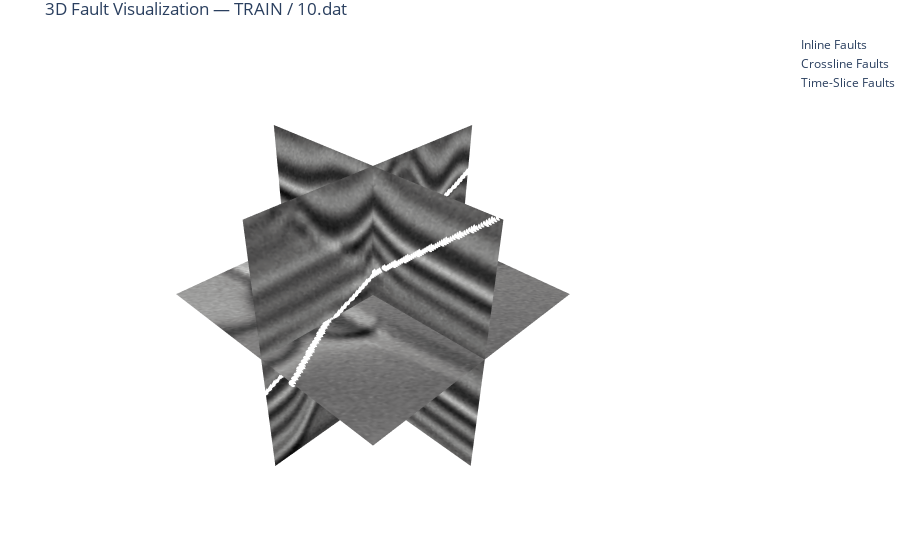
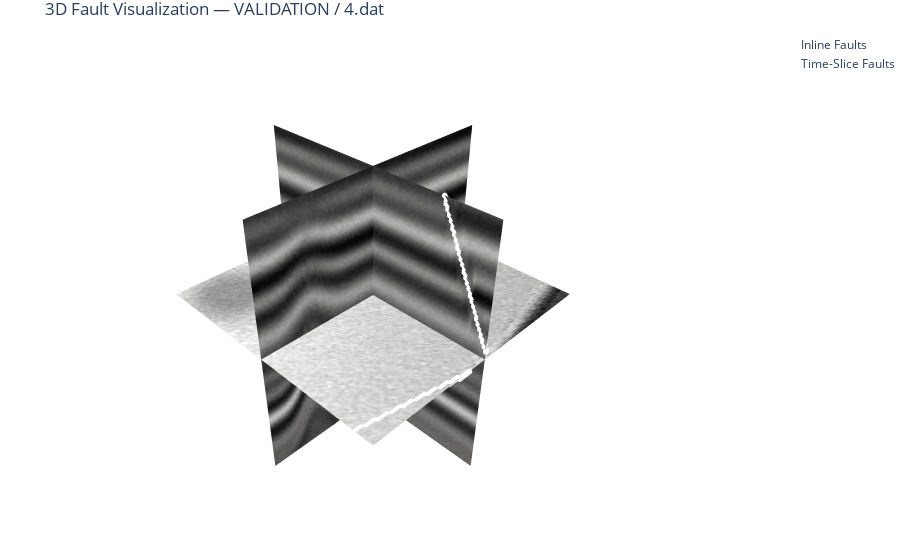
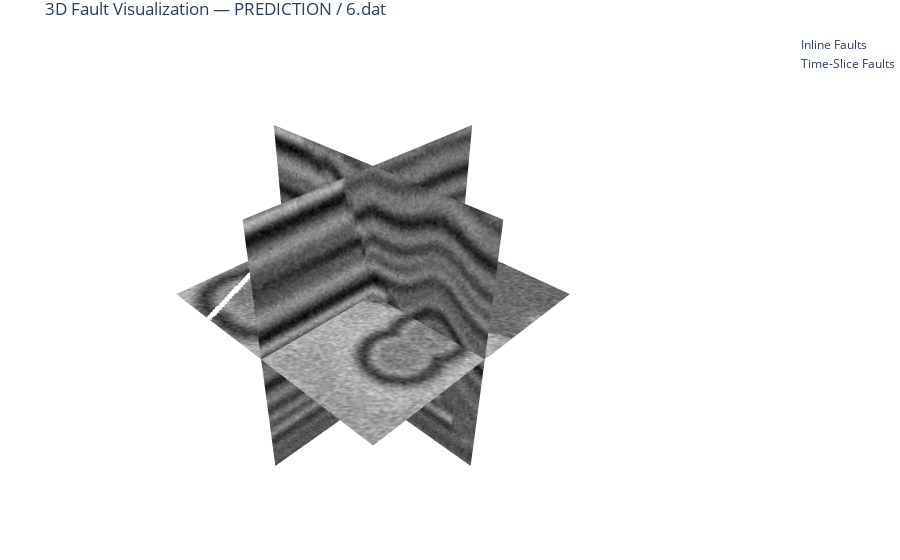

The code cell stored with these charts, in order, in its notebook:
### Code cell
# PARAMETERS
cube_size = 128  # Adjust as needed
mask_mode = 0    # 0 = binary masks; 1 = multiclass
base_out = "/Users/roderickperez/Documents/DS_Projects/faultSegm/faultSeg_Wu_2019_Keras/output"

# Normalization helper
def normalize(v):
    return ((v - v.min()) / (v.max() - v.min()) * 255).astype(np.uint8)

# Fault plotting function
def plot_fault_points(fig, slice_mask, axis_index, slice_type, color, label, nx, ny, nz):
    if slice_type == "inline":
        ks, js = np.where(slice_mask)
        fig.add_trace(go.Scatter3d(
            x=np.full_like(ks, axis_index),
            y=js,
            z=nz - 1 - ks,
            mode='markers',
            marker=dict(color=color, size=2, opacity=1),
            name=label
        ))
    elif slice_type == "crossline":
        ks, is_ = np.where(slice_mask)
        fig.add_trace(go.Scatter3d(
            x=is_,
            y=np.full_like(is_, axis_index),
            z=nz - 1 - ks,
            mode='markers',
            marker=dict(color=color, size=2, opacity=1),
            name=label
        ))
    elif slice_type == "timeslice":
        is_, js = np.where(slice_mask)
        fig.add_trace(go.Scatter3d(
            x=is_,
            y=js,
            z=np.full_like(is_, axis_index),
            mode='markers',
            marker=dict(color=color, size=2, opacity=1),
            name=label
        ))

# Loop over splits
for split in ["train", "validation", "prediction"]:
    seismic_dir = os.path.join(base_out, split, "seis")
    mask_dir = os.path.join(base_out, split, "fault")

    if not (os.path.exists(seismic_dir) and os.path.exists(mask_dir)):
        print(f"[{split}] Skipping: directories not found.")
        continue

    files = sorted(set(os.listdir(seismic_dir)).intersection(os.listdir(mask_dir)))
    if not files:
        print(f"[{split}] No files to visualize.")
        continue

    selected_file = random.choice([f for f in files if f.endswith((".npy", ".dat"))])
    print(f"[{split}] Selected file: {selected_file}")

    # Load data
    seismic_path = os.path.join(seismic_dir, selected_file)
    mask_path = os.path.join(mask_dir, selected_file)

    if selected_file.endswith(".npy"):
        seismic = np.load(seismic_path)
        mask = np.load(mask_path)
    else:
        seismic = np.fromfile(seismic_path, dtype=np.float32).reshape((cube_size, cube_size, cube_size))
        mask = np.fromfile(mask_path, dtype=np.uint8).reshape((cube_size, cube_size, cube_size))

    nx, ny, nz = seismic.shape

    # Slices
    inline     = seismic[nx//2,:,:].T
    crossline  = seismic[:,ny//2,:].T
    timeslice  = seismic[:,:,nz//2]

    inline_m   = mask[nx//2,:,:].T
    cross_m    = mask[:,ny//2,:].T
    timeslice_m= mask[:,:,nz//2]

    inline_norm    = normalize(inline)
    crossline_norm = normalize(crossline)
    timeslice_norm = normalize(timeslice)

    # Create 3D figure
    fig = go.Figure()

    # Seismic surfaces
    fig.add_trace(go.Surface(
        z=np.tile(np.arange(nz)[::-1], (ny, 1)).T,
        x=np.full((nz, ny), nx//2),
        y=np.tile(np.arange(ny), (nz, 1)),
        surfacecolor=inline_norm,
        colorscale="Gray",
        showscale=False,
        opacity=1
    ))
    fig.add_trace(go.Surface(
        z=np.tile(np.arange(nz)[::-1], (nx, 1)).T,
        x=np.tile(np.arange(nx), (nz, 1)),
        y=np.full((nz, nx), ny//2),
        surfacecolor=crossline_norm,
        colorscale="Gray",
        showscale=False,
        opacity=1
    ))
    fig.add_trace(go.Surface(
        z=np.full((ny, nx), nz//2),
        x=np.tile(np.arange(nx), (ny, 1)),
        y=np.tile(np.arange(ny).reshape(-1,1), (1, nx)),
        surfacecolor=np.rot90(timeslice_norm, k=-1),
        colorscale="Gray",
        showscale=False,
        opacity=1
    ))

    # Fault overlays
    if mask_mode == 0:
        plot_fault_points(fig, inline_m==1, nx//2, "inline", "white", "Inline Faults", nx, ny, nz)
        plot_fault_points(fig, cross_m==1, ny//2, "crossline", "white", "Crossline Faults", nx, ny, nz)
        plot_fault_points(fig, timeslice_m==1, nz//2, "timeslice", "white", "Time-Slice Faults", nx, ny, nz)
    elif mask_mode == 1:
        plot_fault_points(fig, inline_m==1, nx//2, "inline", "green", "Inline Normal Faults", nx, ny, nz)
        plot_fault_points(fig, inline_m==2, nx//2, "inline", "purple", "Inline Inverse Faults", nx, ny, nz)
        plot_fault_points(fig, cross_m==1, ny//2, "crossline", "green", "Crossline Normal Faults", nx, ny, nz)
        plot_fault_points(fig, cross_m==2, ny//2, "crossline", "purple", "Crossline Inverse Faults", nx, ny, nz)
        plot_fault_points(fig, timeslice_m==1, nz//2, "timeslice", "green", "Time-Slice Normal Faults", nx, ny, nz)
        plot_fault_points(fig, timeslice_m==2, nz//2, "timeslice", "purple", "Time-Slice Inverse Faults", nx, ny, nz)

    # Layout
    fig.update_layout(
        title=f"3D Fault Visualization — {split.upper()} / {selected_file}",
        scene=dict(
            xaxis=dict(visible=False),
            yaxis=dict(visible=False),
            zaxis=dict(visible=False),
            aspectmode="data"
        ),
        margin=dict(l=0, r=0, t=30, b=0)
    )

    fig.show()

### Figure 1 — Plotly figure (JSON) as saved in the notebook; plotly's stock layout.template omitted (floating-point values rounded to 4 significant figures; data arrays with more than 128 entries replaced by an {"elided": "..."} marker saying what was removed)
{"data": [{"colorscale": [[0, "rgb(0, 0, 0)"], [0.09091, "rgb(16, 16, 16)"], [0.1818, "rgb(38, 38, 38)"], [0.2727, "rgb(59, 59, 59)"], [0.3636, "rgb(81, 80, 80)"], [0.4545, "rgb(102, 101, 101)"], [0.5455, "rgb(124, 123, 122)"], [0.6364, "rgb(146, 146, 145)"], [0.7273, "rgb(171, 171, 170)"], [0.8182, "rgb(197, 197, 195)"], [0.9091, "rgb(224, 224, 223)"], [1, "rgb(254, 254, 253)"]], "opacity": 1, "showscale": false, "surfacecolor": {"elided": "128x128 int values"}, "type": "surface", "x": {"elided": "128x128 int values"}, "y": {"elided": "128x128 int values"}, "z": {"elided": "128x128 int values"}}, {"colorscale": [[0, "rgb(0, 0, 0)"], [0.09091, "rgb(16, 16, 16)"], [0.1818, "rgb(38, 38, 38)"], [0.2727, "rgb(59, 59, 59)"], [0.3636, "rgb(81, 80, 80)"], [0.4545, "rgb(102, 101, 101)"], [0.5455, "rgb(124, 123, 122)"], [0.6364, "rgb(146, 146, 145)"], [0.7273, "rgb(171, 171, 170)"], [0.8182, "rgb(197, 197, 195)"], [0.9091, "rgb(224, 224, 223)"], [1, "rgb(254, 254, 253)"]], "opacity": 1, "showscale": false, "surfacecolor": {"elided": "128x128 int values"}, "type": "surface", "x": {"elided": "128x128 int values"}, "y": {"elided": "128x128 int values"}, "z": {"elided": "128x128 int values"}}, {"colorscale": [[0, "rgb(0, 0, 0)"], [0.09091, "rgb(16, 16, 16)"], [0.1818, "rgb(38, 38, 38)"], [0.2727, "rgb(59, 59, 59)"], [0.3636, "rgb(81, 80, 80)"], [0.4545, "rgb(102, 101, 101)"], [0.5455, "rgb(124, 123, 122)"], [0.6364, "rgb(146, 146, 145)"], [0.7273, "rgb(171, 171, 170)"], [0.8182, "rgb(197, 197, 195)"], [0.9091, "rgb(224, 224, 223)"], [1, "rgb(254, 254, 253)"]], "opacity": 1, "showscale": false, "surfacecolor": {"elided": "128x128 int values"}, "type": "surface", "x": {"elided": "128x128 int values"}, "y": {"elided": "128x128 int values"}, "z": {"elided": "128x128 int values"}}, {"marker": {"color": "white", "opacity": 1, "size": 2}, "mode": "markers", "name": "Inline Faults", "type": "scatter3d", "x": {"elided": "171 int values"}, "y": {"elided": "171 int values"}, "z": {"elided": "171 int values"}}, {"marker": {"color": "white", "opacity": 1, "size": 2}, "mode": "markers", "name": "Crossline Faults", "type": "scatter3d", "x": {"elided": "176 int values"}, "y": {"elided": "176 int values"}, "z": {"elided": "176 int values"}}, {"marker": {"color": "white", "opacity": 1, "size": 2}, "mode": "markers", "name": "Time-Slice Faults", "type": "scatter3d", "x": {"elided": "209 int values"}, "y": {"elided": "209 int values"}, "z": {"elided": "209 int values"}}], "layout": {"margin": {"b": 0, "l": 0, "r": 0, "t": 30}, "scene": {"aspectmode": "data", "xaxis": {"visible": false}, "yaxis": {"visible": false}, "zaxis": {"visible": false}}, "title": {"text": "3D Fault Visualization — TRAIN / 10.dat"}}}

### Figure 2 — Plotly figure (JSON) as saved in the notebook; plotly's stock layout.template omitted (floating-point values rounded to 4 significant figures; data arrays with more than 128 entries replaced by an {"elided": "..."} marker saying what was removed)
{"data": [{"colorscale": [[0, "rgb(0, 0, 0)"], [0.09091, "rgb(16, 16, 16)"], [0.1818, "rgb(38, 38, 38)"], [0.2727, "rgb(59, 59, 59)"], [0.3636, "rgb(81, 80, 80)"], [0.4545, "rgb(102, 101, 101)"], [0.5455, "rgb(124, 123, 122)"], [0.6364, "rgb(146, 146, 145)"], [0.7273, "rgb(171, 171, 170)"], [0.8182, "rgb(197, 197, 195)"], [0.9091, "rgb(224, 224, 223)"], [1, "rgb(254, 254, 253)"]], "opacity": 1, "showscale": false, "surfacecolor": {"elided": "128x128 int values"}, "type": "surface", "x": {"elided": "128x128 int values"}, "y": {"elided": "128x128 int values"}, "z": {"elided": "128x128 int values"}}, {"colorscale": [[0, "rgb(0, 0, 0)"], [0.09091, "rgb(16, 16, 16)"], [0.1818, "rgb(38, 38, 38)"], [0.2727, "rgb(59, 59, 59)"], [0.3636, "rgb(81, 80, 80)"], [0.4545, "rgb(102, 101, 101)"], [0.5455, "rgb(124, 123, 122)"], [0.6364, "rgb(146, 146, 145)"], [0.7273, "rgb(171, 171, 170)"], [0.8182, "rgb(197, 197, 195)"], [0.9091, "rgb(224, 224, 223)"], [1, "rgb(254, 254, 253)"]], "opacity": 1, "showscale": false, "surfacecolor": {"elided": "128x128 int values"}, "type": "surface", "x": {"elided": "128x128 int values"}, "y": {"elided": "128x128 int values"}, "z": {"elided": "128x128 int values"}}, {"colorscale": [[0, "rgb(0, 0, 0)"], [0.09091, "rgb(16, 16, 16)"], [0.1818, "rgb(38, 38, 38)"], [0.2727, "rgb(59, 59, 59)"], [0.3636, "rgb(81, 80, 80)"], [0.4545, "rgb(102, 101, 101)"], [0.5455, "rgb(124, 123, 122)"], [0.6364, "rgb(146, 146, 145)"], [0.7273, "rgb(171, 171, 170)"], [0.8182, "rgb(197, 197, 195)"], [0.9091, "rgb(224, 224, 223)"], [1, "rgb(254, 254, 253)"]], "opacity": 1, "showscale": false, "surfacecolor": {"elided": "128x128 int values"}, "type": "surface", "x": {"elided": "128x128 int values"}, "y": {"elided": "128x128 int values"}, "z": {"elided": "128x128 int values"}}, {"marker": {"color": "white", "opacity": 1, "size": 2}, "mode": "markers", "name": "Inline Faults", "type": "scatter3d", "x": [64, 64, 64, 64, 64, 64, 64, 64, 64, 64, 64, 64, 64, 64, 64, 64, 64, 64, 64, 64, 64, 64, 64, 64, 64, 64, 64, 64, 64, 64, 64, 64, 64, 64, 64, 64, 64, 64, 64, 64, 64, 64, 64, 64, 64, 64, 64, 64, 64, 64, 64, 64, 64, 64, 64, 64, 64, 64, 64, 64, 64, 64, 64, 64, 64, 64], "y": [101, 102, 102, 102, 103, 103, 103, 104, 104, 105, 105, 106, 106, 106, 107, 107, 107, 108, 108, 109, 109, 109, 110, 110, 110, 111, 111, 112, 112, 113, 113, 113, 114, 114, 114, 115, 115, 116, 116, 117, 117, 117, 118, 118, 118, 119, 119, 120, 120, 121, 121, 121, 122, 122, 123, 123, 124, 124, 124, 125, 125, 125, 126, 126, 127, 127], "z": [127, 126, 125, 124, 124, 123, 122, 121, 120, 119, 118, 117, 116, 115, 115, 114, 113, 112, 111, 110, 109, 108, 108, 107, 106, 105, 104, 103, 102, 101, 100, 99, 99, 98, 97, 96, 95, 94, 93, 92, 91, 90, 90, 89, 88, 87, 86, 85, 84, 83, 82, 81, 80, 79, 78, 77, 76, 75, 74, 74, 73, 72, 71, 70, 69, 68]}, {"marker": {"color": "white", "opacity": 1, "size": 2}, "mode": "markers", "name": "Crossline Faults", "type": "scatter3d", "x": [], "y": [], "z": []}, {"marker": {"color": "white", "opacity": 1, "size": 2}, "mode": "markers", "name": "Time-Slice Faults", "type": "scatter3d", "x": [74, 75, 76, 77, 78, 79, 80, 80, 81, 82, 83, 84, 85, 85, 86, 87, 88, 89, 90, 91, 92, 93, 94, 95, 96, 96, 97, 98, 99, 100, 101, 102, 103, 104, 105, 106, 107, 107, 108, 109, 110, 111, 112, 113, 114, 115, 116, 117, 118, 118, 119, 120, 121, 122, 123, 124, 125, 126, 127], "y": [127, 127, 127, 127, 127, 127, 126, 127, 126, 126, 126, 126, 125, 126, 125, 125, 125, 125, 125, 124, 124, 124, 124, 124, 123, 124, 123, 123, 123, 123, 123, 122, 122, 122, 122, 122, 121, 122, 121, 121, 121, 121, 121, 120, 120, 120, 120, 120, 119, 120, 119, 119, 119, 119, 119, 118, 118, 118, 118], "z": [64, 64, 64, 64, 64, 64, 64, 64, 64, 64, 64, 64, 64, 64, 64, 64, 64, 64, 64, 64, 64, 64, 64, 64, 64, 64, 64, 64, 64, 64, 64, 64, 64, 64, 64, 64, 64, 64, 64, 64, 64, 64, 64, 64, 64, 64, 64, 64, 64, 64, 64, 64, 64, 64, 64, 64, 64, 64, 64]}], "layout": {"margin": {"b": 0, "l": 0, "r": 0, "t": 30}, "scene": {"aspectmode": "data", "xaxis": {"visible": false}, "yaxis": {"visible": false}, "zaxis": {"visible": false}}, "title": {"text": "3D Fault Visualization — VALIDATION / 4.dat"}}}

### Figure 3 — Plotly figure (JSON) as saved in the notebook; plotly's stock layout.template omitted (floating-point values rounded to 4 significant figures; data arrays with more than 128 entries replaced by an {"elided": "..."} marker saying what was removed)
{"data": [{"colorscale": [[0, "rgb(0, 0, 0)"], [0.09091, "rgb(16, 16, 16)"], [0.1818, "rgb(38, 38, 38)"], [0.2727, "rgb(59, 59, 59)"], [0.3636, "rgb(81, 80, 80)"], [0.4545, "rgb(102, 101, 101)"], [0.5455, "rgb(124, 123, 122)"], [0.6364, "rgb(146, 146, 145)"], [0.7273, "rgb(171, 171, 170)"], [0.8182, "rgb(197, 197, 195)"], [0.9091, "rgb(224, 224, 223)"], [1, "rgb(254, 254, 253)"]], "opacity": 1, "showscale": false, "surfacecolor": {"elided": "128x128 int values"}, "type": "surface", "x": {"elided": "128x128 int values"}, "y": {"elided": "128x128 int values"}, "z": {"elided": "128x128 int values"}}, {"colorscale": [[0, "rgb(0, 0, 0)"], [0.09091, "rgb(16, 16, 16)"], [0.1818, "rgb(38, 38, 38)"], [0.2727, "rgb(59, 59, 59)"], [0.3636, "rgb(81, 80, 80)"], [0.4545, "rgb(102, 101, 101)"], [0.5455, "rgb(124, 123, 122)"], [0.6364, "rgb(146, 146, 145)"], [0.7273, "rgb(171, 171, 170)"], [0.8182, "rgb(197, 197, 195)"], [0.9091, "rgb(224, 224, 223)"], [1, "rgb(254, 254, 253)"]], "opacity": 1, "showscale": false, "surfacecolor": {"elided": "128x128 int values"}, "type": "surface", "x": {"elided": "128x128 int values"}, "y": {"elided": "128x128 int values"}, "z": {"elided": "128x128 int values"}}, {"colorscale": [[0, "rgb(0, 0, 0)"], [0.09091, "rgb(16, 16, 16)"], [0.1818, "rgb(38, 38, 38)"], [0.2727, "rgb(59, 59, 59)"], [0.3636, "rgb(81, 80, 80)"], [0.4545, "rgb(102, 101, 101)"], [0.5455, "rgb(124, 123, 122)"], [0.6364, "rgb(146, 146, 145)"], [0.7273, "rgb(171, 171, 170)"], [0.8182, "rgb(197, 197, 195)"], [0.9091, "rgb(224, 224, 223)"], [1, "rgb(254, 254, 253)"]], "opacity": 1, "showscale": false, "surfacecolor": {"elided": "128x128 int values"}, "type": "surface", "x": {"elided": "128x128 int values"}, "y": {"elided": "128x128 int values"}, "z": {"elided": "128x128 int values"}}, {"marker": {"color": "white", "opacity": 1, "size": 2}, "mode": "markers", "name": "Inline Faults", "type": "scatter3d", "x": [64, 64, 64, 64, 64, 64, 64, 64, 64, 64, 64, 64, 64, 64, 64, 64, 64, 64, 64, 64, 64, 64, 64, 64, 64, 64, 64, 64, 64, 64, 64, 64, 64, 64, 64, 64, 64, 64, 64, 64, 64, 64, 64, 64, 64, 64, 64, 64, 64, 64, 64, 64, 64, 64, 64, 64, 64, 64, 64, 64, 64, 64, 64, 64, 64, 64, 64, 64, 64], "y": [0, 0, 1, 1, 1, 2, 2, 2, 3, 3, 3, 4, 4, 4, 5, 5, 5, 6, 6, 6, 7, 7, 8, 8, 8, 9, 9, 9, 10, 10, 10, 11, 11, 11, 12, 12, 12, 13, 13, 13, 14, 14, 15, 15, 15, 16, 16, 16, 17, 17, 17, 18, 18, 18, 19, 19, 19, 20, 20, 20, 21, 21, 21, 22, 22, 22, 23, 23, 23], "z": [57, 56, 55, 54, 53, 53, 52, 51, 50, 49, 48, 48, 47, 46, 45, 44, 43, 43, 42, 41, 40, 39, 38, 37, 36, 36, 35, 34, 33, 32, 31, 31, 30, 29, 28, 27, 26, 26, 25, 24, 23, 22, 21, 20, 19, 19, 18, 17, 16, 15, 14, 14, 13, 12, 11, 10, 9, 9, 8, 7, 7, 6, 5, 4, 3, 2, 2, 1, 0]}, {"marker": {"color": "white", "opacity": 1, "size": 2}, "mode": "markers", "name": "Crossline Faults", "type": "scatter3d", "x": [], "y": [], "z": []}, {"marker": {"color": "white", "opacity": 1, "size": 2}, "mode": "markers", "name": "Time-Slice Faults", "type": "scatter3d", "x": [69, 70, 71, 72, 73, 73, 74, 75, 75, 76, 77, 77, 78, 79, 80, 81, 82, 83, 84, 85, 86, 87, 88, 88, 89, 90, 90, 91, 92, 92, 93, 94, 95, 96, 97, 98, 99, 100, 101, 102, 103, 104, 105, 105, 106, 107, 107, 108, 109, 110, 111, 112, 113, 114, 115, 116, 117, 118, 119, 120, 120, 121, 122, 122, 123, 124, 124, 125, 126, 127], "y": [0, 0, 1, 1, 1, 2, 2, 2, 3, 3, 3, 4, 4, 4, 5, 5, 6, 6, 7, 7, 8, 8, 8, 9, 9, 9, 10, 10, 10, 11, 11, 11, 12, 12, 13, 13, 14, 14, 15, 15, 16, 16, 16, 17, 17, 17, 18, 18, 18, 19, 19, 20, 20, 21, 21, 22, 22, 23, 23, 23, 24, 24, 24, 25, 25, 25, 26, 26, 26, 27], "z": [64, 64, 64, 64, 64, 64, 64, 64, 64, 64, 64, 64, 64, 64, 64, 64, 64, 64, 64, 64, 64, 64, 64, 64, 64, 64, 64, 64, 64, 64, 64, 64, 64, 64, 64, 64, 64, 64, 64, 64, 64, 64, 64, 64, 64, 64, 64, 64, 64, 64, 64, 64, 64, 64, 64, 64, 64, 64, 64, 64, 64, 64, 64, 64, 64, 64, 64, 64, 64, 64]}], "layout": {"margin": {"b": 0, "l": 0, "r": 0, "t": 30}, "scene": {"aspectmode": "data", "xaxis": {"visible": false}, "yaxis": {"visible": false}, "zaxis": {"visible": false}}, "title": {"text": "3D Fault Visualization — PREDICTION / 6.dat"}}}
